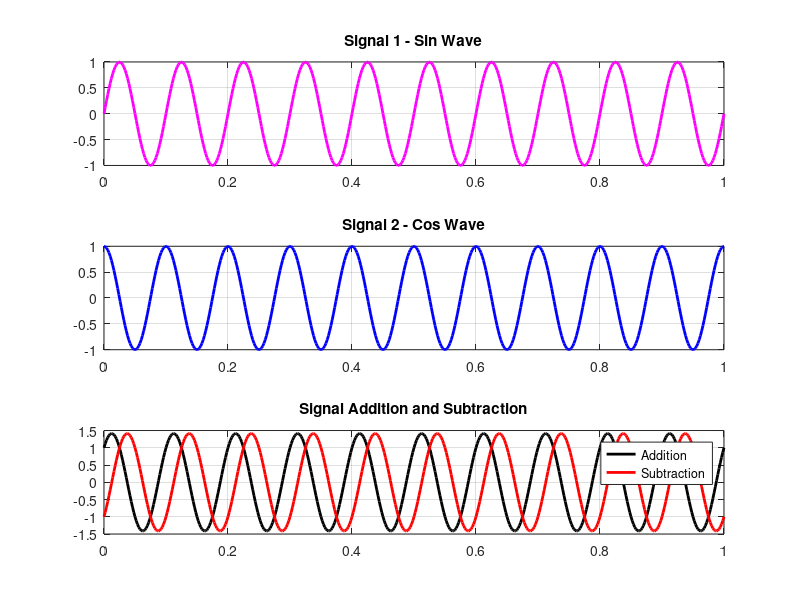

Write the MATLAB code that produced this figure.
%Signal Addition-Subtraction
a= 1;
phase=0;
sample=500;
f=10;
f1=10;
t=0:1/sample:1;

s= a * sin (2*pi*f*t + phase);
s1= a* cos(2*pi*f1*t + phase);

subplot(311);
plot(t,s,'m', 'LineWidth', 2);
grid on;
title('Signal 1 - Sin Wave', 'color','black');

subplot(312);
plot(t,s1,'b', 'LineWidth', 2);
grid on;
title('Signal 2 - Cos Wave', 'color','black');


subplot(313);
add=s+s1;
plot(t,add,'k', 'LineWidth',2);
grid on;
hold on;
sub=s-s1;
plot(t,sub,'r', 'LineWidth',2);
hold off;
title('Signal Addition and Subtraction', 'color','black');
legend('Addition','Subtraction');

